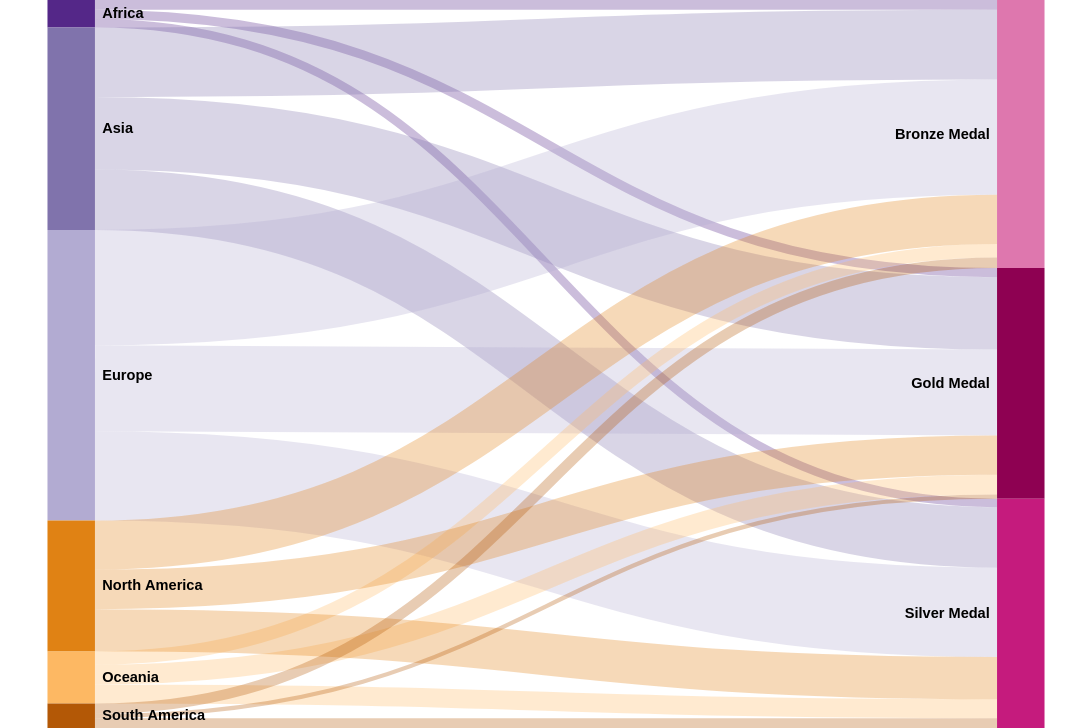

Specify this chart in Vega-Lite:
### Vega specification from a JSON file in a GitHub repository (floating-point values rounded to 4 significant figures)
{"$schema": "https://vega.github.io/schema/vega/v5.0.json", "width": 1200, "height": 800, "data": [{"name": "continent_data", "values": {"aggregations": {"table": {"buckets": [{"key": {"stk1": "Africa", "stk2": "Gold Medal"}, "doc_count": 13}, {"key": {"stk1": "Africa", "stk2": "Silver Medal"}, "doc_count": 12}, {"key": {"stk1": "Africa", "stk2": "Bronze Medal"}, "doc_count": 14}, {"key": {"stk1": "Asia", "stk2": "Gold Medal"}, "doc_count": 103}, {"key": {"stk1": "Asia", "stk2": "Silver Medal"}, "doc_count": 86}, {"key": {"stk1": "Asia", "stk2": "Bronze Medal"}, "doc_count": 99}, {"key": {"stk1": "Europe", "stk2": "Gold Medal"}, "doc_count": 122}, {"key": {"stk1": "Europe", "stk2": "Silver Medal"}, "doc_count": 127}, {"key": {"stk1": "Europe", "stk2": "Bronze Medal"}, "doc_count": 164}, {"key": {"stk1": "Oceania", "stk2": "Gold Medal"}, "doc_count": 28}, {"key": {"stk1": "Oceania", "stk2": "Silver Medal"}, "doc_count": 27}, {"key": {"stk1": "Oceania", "stk2": "Bronze Medal"}, "doc_count": 19}, {"key": {"stk1": "North America", "stk2": "Gold Medal"}, "doc_count": 56}, {"key": {"stk1": "North America", "stk2": "Silver Medal"}, "doc_count": 60}, {"key": {"stk1": "North America", "stk2": "Bronze Medal"}, "doc_count": 70}, {"key": {"stk1": "South America", "stk2": "Gold Medal"}, "doc_count": 6}, {"key": {"stk1": "South America", "stk2": "Silver Medal"}, "doc_count": 14}, {"key": {"stk1": "South America", "stk2": "Bronze Medal"}, "doc_count": 15}]}}}, "format": {"property": "aggregations.table.buckets"}, "transform": [{"type": "formula", "expr": "datum.key.stk1", "as": "stk1"}, {"type": "formula", "expr": "datum.key.stk2", "as": "stk2"}, {"type": "formula", "expr": "datum.doc_count", "as": "size"}]}, {"name": "nodes", "source": "continent_data", "transform": [{"type": "filter", "expr": "!groupSelector || groupSelector.stk1 == datum.stk1 || groupSelector.stk2 == datum.stk2"}, {"type": "formula", "expr": "datum.stk1+datum.stk2", "as": "key"}, {"type": "fold", "fields": ["stk1", "stk2"], "as": ["stack", "grpId"]}, {"type": "formula", "expr": "datum.stack == 'stk1' ? datum.stk1+' '+datum.stk2 : datum.stk2+' '+datum.stk1", "as": "sortField"}, {"type": "stack", "groupby": ["stack"], "sort": {"field": "sortField", "order": "descending"}, "field": "size"}, {"type": "formula", "expr": "(datum.y0+datum.y1)/2", "as": "yc"}]}, {"name": "groups", "source": "nodes", "transform": [{"type": "aggregate", "groupby": ["stack", "grpId"], "fields": ["size"], "ops": ["sum"], "as": ["total"]}, {"type": "stack", "groupby": ["stack"], "sort": {"field": "grpId", "order": "descending"}, "field": "total"}, {"type": "formula", "expr": "scale('y', datum.y0)", "as": "scaledY0"}, {"type": "formula", "expr": "scale('y', datum.y1)", "as": "scaledY1"}, {"type": "formula", "expr": "datum.stack == 'stk1'", "as": "rightLabel"}, {"type": "formula", "expr": "datum.total/domain('y')[1]", "as": "percentage"}]}, {"name": "destinationNodes", "source": "nodes", "transform": [{"type": "filter", "expr": "datum.stack == 'stk2'"}]}, {"name": "edges", "source": "nodes", "transform": [{"type": "filter", "expr": "datum.stack == 'stk1'"}, {"type": "lookup", "from": "destinationNodes", "key": "key", "fields": ["key"], "as": ["target"]}, {"type": "linkpath", "orient": "horizontal", "shape": "diagonal", "sourceY": {"expr": "scale('y', datum.yc)"}, "sourceX": {"expr": "scale('x', 'stk1') + bandwidth('x')"}, "targetY": {"expr": "scale('y', datum.target.yc)"}, "targetX": {"expr": "scale('x', 'stk2')"}}, {"type": "formula", "expr": "range('y')[0]-scale('y', datum.size)", "as": "strokeWidth"}, {"type": "formula", "expr": "datum.size/domain('y')[1]", "as": "percentage"}]}], "scales": [{"name": "x", "type": "band", "range": "width", "domain": ["stk1", "stk2"], "paddingOuter": 0.05, "paddingInner": 0.95}, {"name": "y", "type": "linear", "range": "height", "domain": {"data": "nodes", "field": "y1"}}, {"name": "color", "type": "ordinal", "range": ["#542788", "#8073ac", "#b2abd2", "#fdb863", "#e08214", "#b35806", "#8e0152", "#c51b7d", "#de77ae", "#f1b6da", "#fdbe85"], "domain": {"data": "continent_data", "fields": ["stk1", "stk2"]}}, {"name": "stackNames", "type": "ordinal", "range": ["Source", "Destination"], "domain": ["stk1", "stk2"]}], "marks": [{"type": "path", "name": "edgeMark", "from": {"data": "edges"}, "clip": true, "encode": {"update": {"stroke": [{"test": "groupSelector && groupSelector.stack=='stk1'", "scale": "color", "field": "stk2"}, {"scale": "color", "field": "stk1"}], "strokeWidth": {"field": "strokeWidth"}, "path": {"field": "path"}, "strokeOpacity": {"signal": "!groupSelector && (groupHover.stk1 == datum.stk1 || groupHover.stk2 == datum.stk2) ? 0.9 : 0.3"}, "zindex": {"signal": "!groupSelector && (groupHover.stk1 == datum.stk1 || groupHover.stk2 == datum.stk2) ? 1 : 0"}, "tooltip": {"signal": "'Continent: ' + datum.stk1 + ' | Medal : ' + datum.stk2 + ' | Count: ' + format(datum.size, ',.0f') + ' (' + format(datum.percentage, '.1%') + ')'"}}, "hover": {"strokeOpacity": {"value": 1}}}}, {"type": "rect", "name": "groupMark", "from": {"data": "groups"}, "encode": {"enter": {"fill": {"scale": "color", "field": "grpId"}, "width": {"scale": "x", "band": 1}}, "update": {"x": {"scale": "x", "field": "stack"}, "y": {"field": "scaledY0"}, "y2": {"field": "scaledY1"}, "fillOpacity": {"value": 1}, "tooltip": {"signal": "datum.grpId + '   ' + format(datum.total, ',.0f') + '   (' + format(datum.percentage, '.1%') + ')'"}}, "hover": {"fillOpacity": {"value": 1}}}}, {"type": "text", "from": {"data": "groups"}, "interactive": false, "encode": {"update": {"x": {"signal": "scale('x', datum.stack) + (datum.rightLabel ? bandwidth('x') + 8 : -8)"}, "yc": {"signal": "(datum.scaledY0 + datum.scaledY1)/2"}, "align": {"signal": "datum.rightLabel ? 'left' : 'right'"}, "baseline": {"value": "middle"}, "fontWeight": {"value": "bold"}, "fontSize": {"value": 16}, "text": {"signal": "abs(datum.scaledY0-datum.scaledY1) > 13 ? datum.grpId : ''"}}}}, {"type": "group", "data": [{"name": "dataForShowAll", "values": [{}], "transform": [{"type": "filter", "expr": "groupSelector"}]}], "encode": {"enter": {"xc": {"signal": "width/2"}, "y": {"value": 30}, "width": {"value": 80}, "height": {"value": 30}}}, "marks": [{"type": "group", "name": "groupReset", "from": {"data": "dataForShowAll"}, "encode": {"enter": {"cornerRadius": {"value": 6}, "fill": {"value": "#f5f5f5"}, "stroke": {"value": "#c1c1c1"}, "strokeWidth": {"value": 2}, "height": {"field": {"group": "height"}}, "width": {"field": {"group": "width"}}}, "update": {"opacity": {"value": 1}}, "hover": {"opacity": {"value": 1}}}, "marks": [{"type": "text", "interactive": false, "encode": {"enter": {"xc": {"field": {"group": "width"}, "mult": 0.5}, "yc": {"field": {"group": "height"}, "mult": 0.5, "offset": -2}, "align": {"value": "center"}, "baseline": {"value": "middle"}, "fontWeight": {"value": "bold"}, "text": {"value": "Show All"}}}}]}]}], "signals": [{"name": "groupHover", "value": {}, "on": [{"events": "@groupMark:mouseover", "update": "{stk1:datum.stack=='stk1' && datum.grpId, stk2:datum.stack=='stk2' && datum.grpId}"}, {"events": "mouseout", "update": "{}"}]}, {"name": "groupSelector", "value": false, "on": [{"events": "@groupMark:click!", "update": "{stack:datum.stack, stk1:datum.stack=='stk1' && datum.grpId, stk2:datum.stack=='stk2' && datum.grpId}"}, {"events": [{"type": "click", "markname": "groupReset"}, {"type": "dblclick"}], "update": "false"}]}]}
